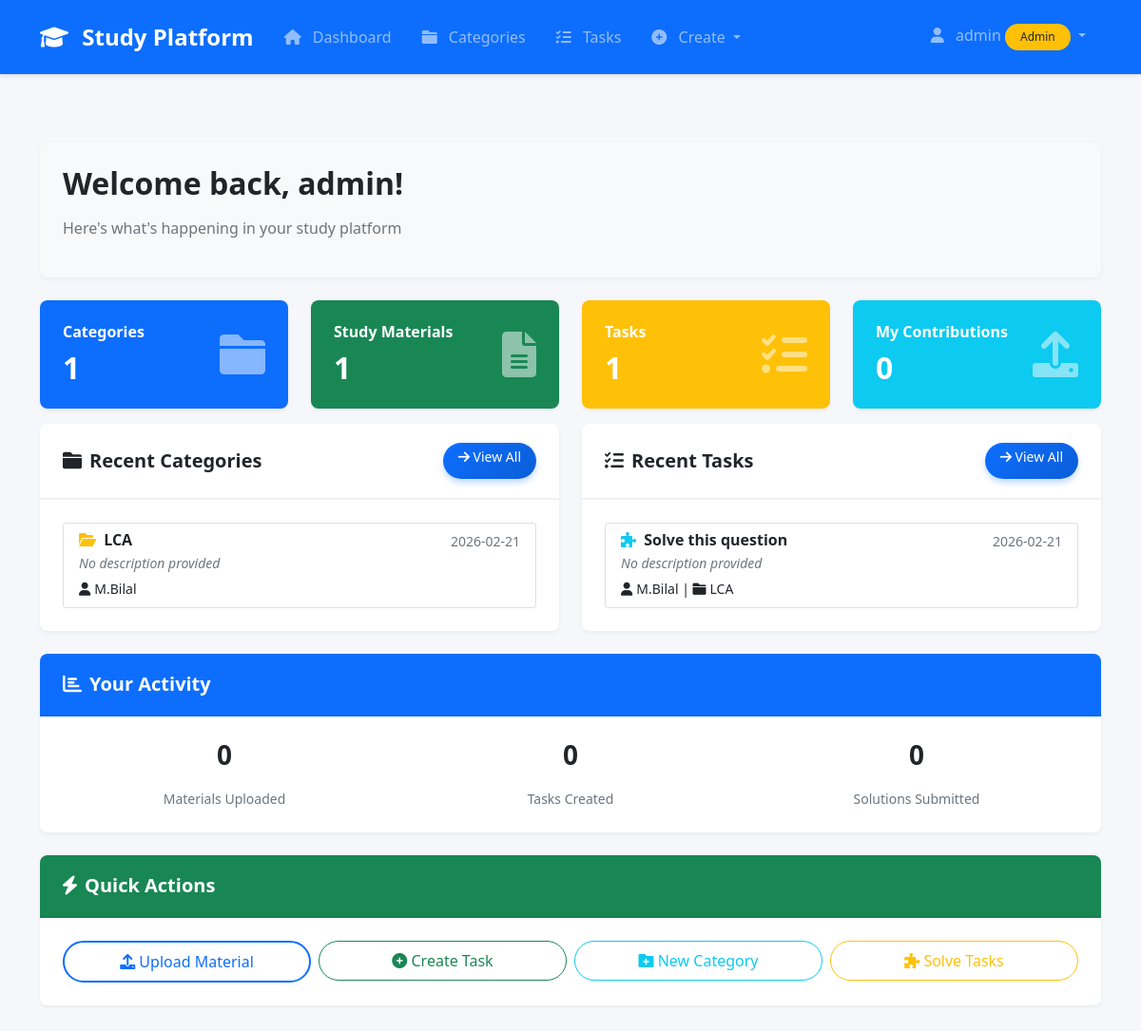
The page /dashboard (signed in) on the database its author committed.
### utils/database.py (models this page shows)
class User(UserMixin, db.Model):
    __tablename__ = 'user'
    id = db.Column(db.Integer, primary_key=True)
    username = db.Column(db.String(80), unique=True, nullable=False)
    email = db.Column(db.String(120), unique=True, nullable=False)
    password_hash = db.Column(db.String(200), nullable=False)
    is_admin = db.Column(db.Boolean, default=False)
    created_at = db.Column(db.DateTime, default=datetime.utcnow)
    uploaded_materials = db.relationship('StudyMaterial', backref='uploader', lazy='dynamic', foreign_keys='StudyMaterial.uploaded_by')
    created_categories = db.relationship('Category', backref='creator', lazy='dynamic', foreign_keys='Category.created_by')
    created_tasks = db.relationship('Task', backref='creator', lazy='dynamic', foreign_keys='Task.created_by')
    solutions = db.relationship('Solution', backref='solver', lazy='dynamic', foreign_keys='Solution.solved_by')
    accessible_categories = db.relationship('Category', secondary=user_category_access,
                                          lazy='subquery', backref=db.backref('accessible_users', lazy=True))

class Category(db.Model):
    __tablename__ = 'category'
    id = db.Column(db.Integer, primary_key=True)
    name = db.Column(db.String(100), nullable=False)
    description = db.Column(db.Text)
    created_by = db.Column(db.Integer, db.ForeignKey('user.id'), nullable=False)
    created_at = db.Column(db.DateTime, default=datetime.utcnow)
    materials = db.relationship('StudyMaterial', backref='category', lazy='dynamic', cascade='all, delete-orphan')
    tasks = db.relationship('Task', backref='category', lazy='dynamic', cascade='all, delete-orphan')
    __table_args__ = (
        db.Index('idx_category_created_at', 'created_at'),
        db.Index('idx_category_name', 'name'),
    )

class Task(db.Model):
    __tablename__ = 'task'
    id = db.Column(db.Integer, primary_key=True)
    title = db.Column(db.String(200), nullable=False)
    description = db.Column(db.Text)  # Now optional
    task_type = db.Column(db.String(20), default='text')  # 'text', 'image', 'pdf'
    file_path = db.Column(db.String(500))  # For image/pdf tasks
    file_size = db.Column(db.Integer)  # Size in bytes for file tasks
    category_id = db.Column(db.Integer, db.ForeignKey('category.id'), nullable=False)
    created_by = db.Column(db.Integer, db.ForeignKey('user.id'), nullable=False)
    created_at = db.Column(db.DateTime, default=datetime.utcnow)
    solutions = db.relationship('Solution', backref='task', lazy='dynamic', cascade='all, delete-orphan')
    __table_args__ = (
        db.Index('idx_task_category', 'category_id'),
        db.Index('idx_task_created_by', 'created_by'),
        db.Index('idx_task_created_at', 'created_at'),
        db.Index('idx_task_type', 'task_type'),
    )

### app.py (the view)
@app.route('/dashboard')
@login_required
def dashboard():
    try:
        categories = Category.query.order_by(
            Category.created_at.desc()
        ).limit(6).all()
        recent_tasks = Task.query.order_by(
            Task.created_at.desc()
        ).limit(6).all()
        stats = {
            'total_categories': Category.query.count(),
            'total_materials': StudyMaterial.query.count(),
            'total_tasks': Task.query.count(),
            'total_solutions': Solution.query.count(),
            'my_materials': StudyMaterial.query.filter_by(uploaded_by=current_user.id).count(),
            'my_tasks': Task.query.filter_by(created_by=current_user.id).count(),
            'my_solutions': Solution.query.filter_by(solved_by=current_user.id).count()
        }
        popular_materials = StudyMaterial.query.order_by(
            StudyMaterial.downloads.desc()
        ).limit(5).all()
        return render_template(
            'dashboard.html',
            categories=categories,
            recent_tasks=recent_tasks,
            stats=stats,
            popular_materials=popular_materials
        )
    except Exception as e:
        flash(f'Error loading dashboard: {str(e)}', 'error')
        return render_template('dashboard.html', categories=[], recent_tasks=[], stats={})

### templates/dashboard.html (shortened to what this page needs)
{% extends "base.html" %}
{% block content %}
<div class="row">
    <div class="col-12 mb-4">
        <div class="card bg-light">
            <div class="card-body">
                <h2>Welcome back, {{ current_user.username }}!</h2>
                <p class="text-muted">Here's what's happening in your study platform</p>
            </div>
        </div>
    </div>
    <div class="col-md-3 mb-3">
        <div class="card text-white bg-primary">
            <div class="card-body">
                <div class="d-flex justify-content-between align-items-center">
                    <div>
                        <h6 class="card-title">Categories</h6>
                        <h2 class="mb-0">{{ stats.total_categories }}</h2>
                    </div>
                    <i class="fas fa-folder fa-3x opacity-50"></i>
                </div>
            </div>
        </div>
    </div>
    <div class="col-md-3 mb-3">
        <div class="card text-white bg-success">
            <div class="card-body">
                <div class="d-flex justify-content-between align-items-center">
                    <div>
                        <h6 class="card-title">Study Materials</h6>
                        <h2 class="mb-0">{{ stats.total_materials }}</h2>
                    </div>
                    <i class="fas fa-file-alt fa-3x opacity-50"></i>
                </div>
            </div>
        </div>
    </div>
    <div class="col-md-3 mb-3">
        <div class="card text-white bg-warning">
            <div class="card-body">
                <div class="d-flex justify-content-between align-items-center">
                    <div>
                        <h6 class="card-title">Tasks</h6>
                        <h2 class="mb-0">{{ stats.total_tasks }}</h2>
                    </div>
                    <i class="fas fa-tasks fa-3x opacity-50"></i>
                </div>
            </div>
        </div>
    </div>
    <div class="col-md-3 mb-3">
        <div class="card text-white bg-info">
            <div class="card-body">
                <div class="d-flex justify-content-between align-items-center">
                    <div>
                        <h6 class="card-title">My Contributions</h6>
                        <h2 class="mb-0">{{ stats.my_materials }}</h2>
                    </div>
                    <i class="fas fa-upload fa-3x opacity-50"></i>
                </div>
            </div>
        </div>
    </div>
    <div class="col-md-6 mb-4">
        <div class="card h-100">
            <div class="card-header d-flex justify-content-between align-items-center">
                <h5 class="mb-0"><i class="fas fa-folder me-2"></i>Recent Categories</h5>
                <a href="{{ url_for('categories') }}" class="btn btn-sm btn-primary">
                    <i class="fas fa-arrow-right"></i> View All
                </a>
            </div>
            <div class="card-body">
                {% if categories %}
                    <div class="list-group">
                        {% for category in categories %}
                            <a href="{{ url_for('categories') }}#category-{{ category.id }}"
                               class="list-group-item list-group-item-action">
                                <div class="d-flex w-100 justify-content-between">
                                    <h6 class="mb-1">
                                        <i class="fas fa-folder-open text-warning me-1"></i>
                                        {{ category.name }}
                                    </h6>
                                    <small class="text-muted">{{ category.created_at.strftime('%Y-%m-%d') }}</small>
                                </div>
                                <p class="mb-1 text-muted small">
                                    {% if category.description %}
                                        {{ category.description|truncate(100) }}
                                    {% else %}
                                        <span class="fst-italic">No description provided</span>
                                    {% endif %}
                                </p>
                                <small>
                                    <i class="fas fa-user me-1"></i>{{ category.creator.username }}
                                </small>
                            </a>
                        {% endfor %}
                    </div>
                {% endif %}
            </div>
        </div>
    </div>
    <div class="col-md-6 mb-4">
        <div class="card h-100">
            <div class="card-header d-flex justify-content-between align-items-center">
                <h5 class="mb-0"><i class="fas fa-tasks me-2"></i>Recent Tasks</h5>
                <a href="{{ url_for('tasks') }}" class="btn btn-sm btn-primary">
                    <i class="fas fa-arrow-right"></i> View All
                </a>
            </div>
            <div class="card-body">
                {% if recent_tasks %}
                    <div class="list-group">
                        {% for task in recent_tasks %}
                            <a href="{{ url_for('view_task', task_id=task.id) }}"
                               class="list-group-item list-group-item-action">
                                <div class="d-flex w-100 justify-content-between">
                                    <h6 class="mb-1">
                                        <i class="fas fa-puzzle-piece text-info me-1"></i>
                                        {{ task.title }}
                                    </h6>
                                    <small class="text-muted">{{ task.created_at.strftime('%Y-%m-%d') }}</small>
                                </div>
                                <p class="mb-1 text-muted small">
                                    {% if task.description %}
                                        {{ task.description|truncate(100) }}
                                    {% else %}
                                        <span class="fst-italic">No description provided</span>
                                    {% endif %}
                                </p>
                                <small>
                                    <i class="fas fa-user me-1"></i>{{ task.creator.username }} |
                                    <i class="fas fa-folder me-1"></i>{{ task.category.name }}
                                </small>
                            </a>
                        {% endfor %}
                    </div>
                {% endif %}
            </div>
        </div>
    </div>
    <div class="col-12 mb-4">
        <div class="card">
            <div class="card-header bg-primary text-white">
                <h5 class="mb-0"><i class="fas fa-chart-bar me-2"></i>Your Activity</h5>
            </div>
            <div class="card-body">
                <div class="row text-center">
                    <div class="col-4">
                        <h3>{{ stats.my_materials }}</h3>
                        <small class="text-muted">Materials Uploaded</small>
                    </div>
                    <div class="col-4">
                        <h3>{{ stats.my_tasks }}</h3>
                        <small class="text-muted">Tasks Created</small>
                    </div>
                    <div class="col-4">
                        <h3>{{ stats.my_solutions }}</h3>
                        <small class="text-muted">Solutions Submitted</small>
                    </div>
                </div>
            </div>
        </div>
    </div>
    <div class="col-12">
        <div class="card">
            <div class="card-header bg-success text-white">
                <h5 class="mb-0"><i class="fas fa-bolt me-2"></i>Quick Actions</h5>
            </div>
            <div class="card-body">
                <div class="row g-2">
                    <div class="col-md-3 col-6">
                        <a href="{{ url_for('upload_material') }}" class="btn btn-outline-primary w-100">
                            <i class="fas fa-upload"></i> Upload Material
                        </a>
                    </div>
                    <div class="col-md-3 col-6">
                        <a href="{{ url_for('add_task') }}" class="btn btn-outline-success w-100">
                            <i class="fas fa-plus-circle"></i> Create Task
                        </a>
                    </div>
                    <div class="col-md-3 col-6">
                        <a href="{{ url_for('create_category') }}" class="btn btn-outline-info w-100">
                            <i class="fas fa-folder-plus"></i> New Category
                        </a>
                    </div>
                    <div class="col-md-3 col-6">
                        <a href="{{ url_for('tasks') }}" class="btn btn-outline-warning w-100">
                            <i class="fas fa-puzzle-piece"></i> Solve Tasks
                        </a>
                    </div>
                </div>
            </div>
        </div>
    </div>
</div>
{% endblock %}

### templates/base.html (shortened to what this page needs)
<!DOCTYPE html>
<html lang="en">
<head>
    <link href="https://cdn.jsdelivr.net/npm/bootstrap@5.1.3/dist/css/bootstrap.min.css" rel="stylesheet">
    <link rel="stylesheet" href="https://cdnjs.cloudflare.com/ajax/libs/font-awesome/6.0.0/css/all.min.css">
    <link rel="stylesheet" href="{{ url_for('static', filename='css/style.css') }}">
    <link rel="stylesheet" href="https://cdnjs.cloudflare.com/ajax/libs/font-awesome/6.0.0/css/all.min.css">
    <link rel="stylesheet" href="https://cdnjs.cloudflare.com/ajax/libs/animate.css/4.1.1/animate.min.css"/>
    </head>
<body>
    <nav class="navbar navbar-expand-lg navbar-dark bg-primary">
        <div class="container">
            <a class="navbar-brand" href="{{ url_for('dashboard') }}">
                <i class="fas fa-graduation-cap"></i> Study Platform
            </a>
            {% if current_user.is_authenticated %}
            <div class="collapse navbar-collapse" id="navbarNav">
                <ul class="navbar-nav me-auto">
                    <li class="nav-item">
                        <a class="nav-link" href="{{ url_for('dashboard') }}">
                            <i class="fas fa-home"></i> Dashboard
                        </a>
                    </li>
                    <li class="nav-item">
                        <a class="nav-link" href="{{ url_for('categories') }}">
                            <i class="fas fa-folder"></i> Categories
                        </a>
                    </li>
                    <li class="nav-item">
                        <a class="nav-link" href="{{ url_for('tasks') }}">
                            <i class="fas fa-tasks"></i> Tasks
                        </a>
                    </li>
                    <li class="nav-item dropdown">
                        <a class="nav-link dropdown-toggle" href="#" id="createDropdown" role="button" data-bs-toggle="dropdown">
                            <i class="fas fa-plus-circle"></i> Create
                        </a>
                    </li>
                </ul>
                <ul class="navbar-nav">
                    <li class="nav-item dropdown">
                        <a class="nav-link dropdown-toggle" href="#" id="userDropdown" role="button" data-bs-toggle="dropdown">
                            <i class="fas fa-user"></i> {{ current_user.username }}
                            {% if current_user.is_admin %}
                            <span class="badge bg-warning text-dark">Admin</span>
                            {% endif %}
                        </a>
                    </li>
                </ul>
            </div>
            {% endif %}
        </div>
    </nav>
    <main class="container mt-4">
        {% block content %}{% endblock %}
    </main>
    <div class="toast-container position-fixed bottom-0 end-0 p-3" style="z-index: 9999;"></div>
</body>
</html>

### rows shown on the page
User: username "admin"
Category: name "LCA", created_at "2026-02-21", shows "No description provided", creator.username "M.Bilal"
Task: title "Solve this question", created_at "2026-02-21", shows "No description provided", creator.username "M.Bilal", category.name "LCA"

### other values the page prints
{{ stats.total_categories }} "1"
{{ stats.total_materials }} "1"
{{ stats.total_tasks }} "1"
{{ stats.my_materials }} "0"
{{ stats.my_tasks }} "0"
{{ stats.my_solutions }} "0"
